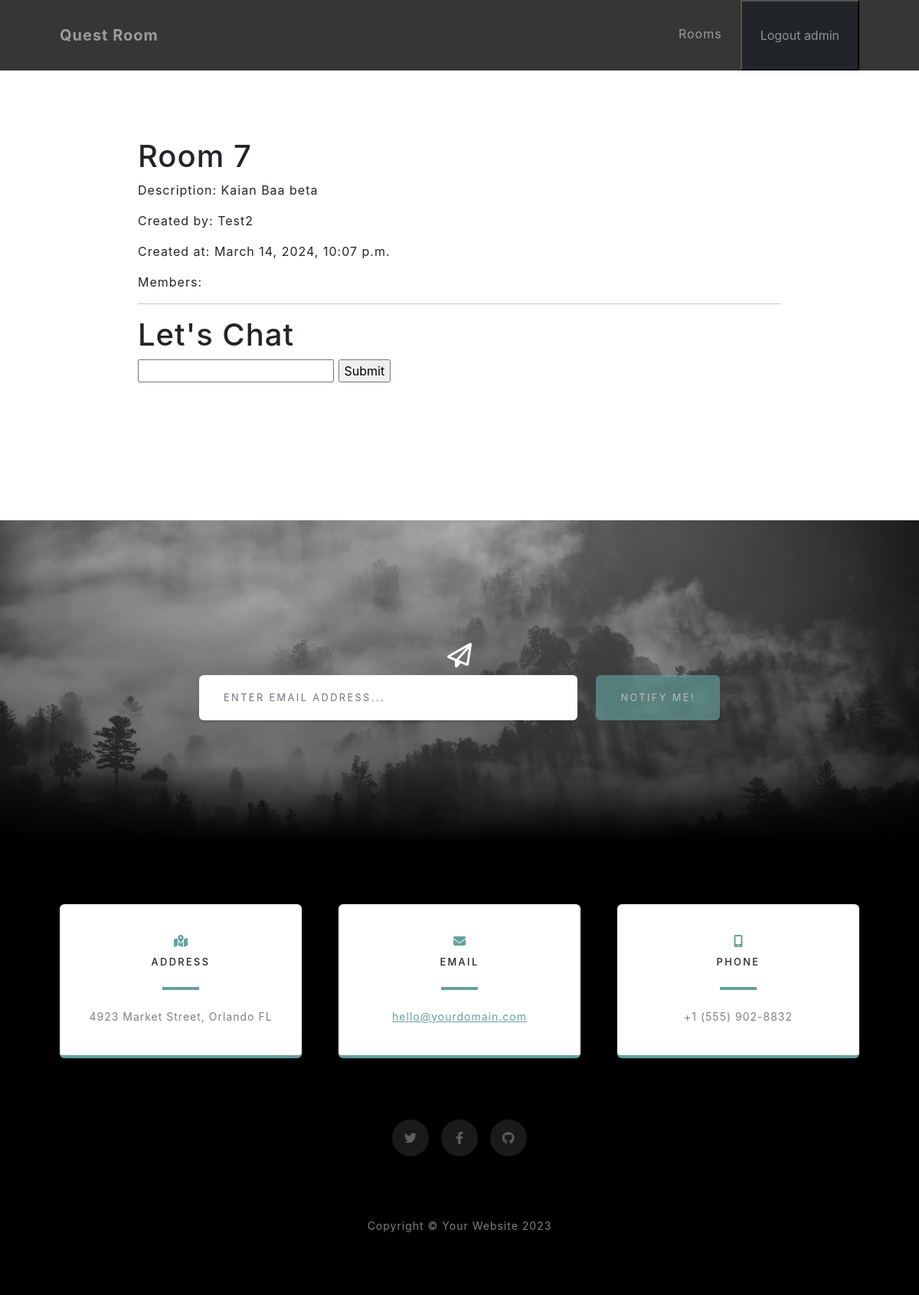
Screenshot of /rooms/7/ (signed in) with the database file from the repository.
### users/models.py (models this page shows)
class User(AbstractUser):
    def __str__(self) -> str:
        return f'{self.id} - {self.username}'

### rooms/models.py (models this page shows, shortened)
class QuestRoom(models.Model):
    class RoomType(models.TextChoices):
        LEETCODE = 'LC', 'LeetCode'
    name = models.CharField(max_length=50)
    description = models.TextField()
    room_type = models.CharField(
        choices=RoomType.choices,
        default=RoomType.LEETCODE,
        max_length=2
    )
    created_by = models.ForeignKey(User, on_delete=models.CASCADE, related_name='rooms')
    members = models.ManyToManyField(User)
    expire_days = models.PositiveIntegerField(default=1)
    expires_at = models.DateTimeField()
    daily_required_points = models.PositiveIntegerField(default=1)
    created_at = models.DateTimeField(auto_now_add=True)
    updated_at = models.DateTimeField(auto_now=True)
    class Meta:
        unique_together = [['name', 'created_by']]

### rooms/views.py (the view)
# urls.py: path('rooms/<int:room_id>/', views.view_room, name='view_room'),
@login_required
def view_room(request, room_id):
    room = get_object_or_404(QuestRoom, pk=room_id)
    latest_messages = Message.latest_messages.get_latest_messages(room_id)
    return render (
        request,
        'rooms/view_room.html', {
            'room': room,
            'latest_messages': latest_messages,
        }
    )

### rooms/models.py (called while the page is built)
    def get_latest_messages(self, room_id, limit=30):
        return self.filter(room_id=room_id).order_by('-created_at')[:limit]

### rooms/templates/rooms/view_room.html (shortened to what this page needs)
{% extends 'rooms/base.html' %}
{% block content %}
    <main>
        <h1>Room {{ room.id }}</h1>
        <p>Description: {{ room.description }}</p>
        <p>Created by: {{ room.created_by.username }}</p>
        <p>Created at: {{ room.created_at }}</p>
        <p>Members:</p>
        <hr>
        <h1>Let's Chat</h1>
        <form id="form">
            <input type="text" name="message">
            <input type="submit">
        </form>
    </main>
{% endblock content %}

### rooms/templates/rooms/base.html (shortened to what this page needs)
{% load static %}
<!DOCTYPE html>
<html lang="en">
    <head>
        <link href="https://api.fontshare.com/v2/css?f[]=supreme@400&f[]=chubbo@700&display=swap" rel="stylesheet">
        <link href="{% static 'css/styles.css' %}" rel="stylesheet" />
    </head>
    <body id="page-top">
        <nav class="navbar navbar-expand-lg navbar-light fixed-top" id="mainNav">
            <div class="container px-4 px-lg-5">
                <a class="navbar-brand" href="#page-top">Quest Room</a>
                <div class="collapse navbar-collapse" id="navbarResponsive">
                    <ul class="navbar-nav ms-auto">
                        <li class="nav-item"><a class="nav-link" href="#projects">Rooms</a></li>
                        {% if request.user.is_authenticated %}
                            <li class="nav-item">
                                <form action="{% url 'users:logout' %}" method="post">
                                    <button type="submit" class="nav-link bg-dark">Logout {{ request.user.username }}</button>
                                </form>
                            </li>
                        {% endif %}
                    </ul>
                </div>
            </div>
        </nav>
        {% block content %}
        {% endblock content %}
        <section class="signup-section" id="signup">
            <div class="container px-4 px-lg-5">
                <div class="row gx-4 gx-lg-5">
                    <div class="col-md-10 col-lg-8 mx-auto text-center">
                        <i class="far fa-paper-plane fa-2x mb-2 text-white"></i>
                        <form class="form-signup" id="contactForm" data-sb-form-api-token="API_TOKEN">
                            <div class="row input-group-newsletter">
                                <div class="col"><input class="form-control" id="emailAddress" type="email" placeholder="Enter email address..." aria-label="Enter email address..." data-sb-validations="required,email" /></div>
                                <div class="col-auto"><button class="btn btn-primary disabled" id="submitButton" type="submit">Notify Me!</button></div>
                            </div>
                        </form>
                    </div>
                </div>
            </div>
        </section>
        <section class="contact-section bg-black">
            <div class="container px-4 px-lg-5">
                <div class="row gx-4 gx-lg-5">
                    <div class="col-md-4 mb-3 mb-md-0">
                        <div class="card py-4 h-100">
                            <div class="card-body text-center">
                                <i class="fas fa-map-marked-alt text-primary mb-2"></i>
                                <h4 class="text-uppercase m-0">Address</h4>
                                <hr class="my-4 mx-auto" />
                                <div class="small text-black-50">4923 Market Street, Orlando FL</div>
                            </div>
                        </div>
                    </div>
                    <div class="col-md-4 mb-3 mb-md-0">
                        <div class="card py-4 h-100">
                            <div class="card-body text-center">
                                <i class="fas fa-envelope text-primary mb-2"></i>
                                <h4 class="text-uppercase m-0">Email</h4>
                                <hr class="my-4 mx-auto" />
                                <div class="small text-black-50"><a href="#!">hello@yourdomain.com</a></div>
                            </div>
                        </div>
                    </div>
                    <div class="col-md-4 mb-3 mb-md-0">
                        <div class="card py-4 h-100">
                            <div class="card-body text-center">
                                <i class="fas fa-mobile-alt text-primary mb-2"></i>
                                <h4 class="text-uppercase m-0">Phone</h4>
                                <hr class="my-4 mx-auto" />
                                <div class="small text-black-50">+1 (555) 902-8832</div>
                            </div>
                        </div>
                    </div>
                </div>
                <div class="social d-flex justify-content-center">
                    <a class="mx-2" href="#!"><i class="fab fa-twitter"></i></a>
                    <a class="mx-2" href="#!"><i class="fab fa-facebook-f"></i></a>
                    <a class="mx-2" href="#!"><i class="fab fa-github"></i></a>
                </div>
            </div>
        </section>
        <footer class="footer bg-black small text-center text-white-50"><div class="container px-4 px-lg-5">Copyright &copy; Your Website 2023</div></footer>
    </body>
</html>

### rows the page displays
User: user.username "admin"
QuestRoom: id "7", description "Kaian Baa beta", created_by.username "Test2", created_at "March 14, 2024, 10:07 p.m."
